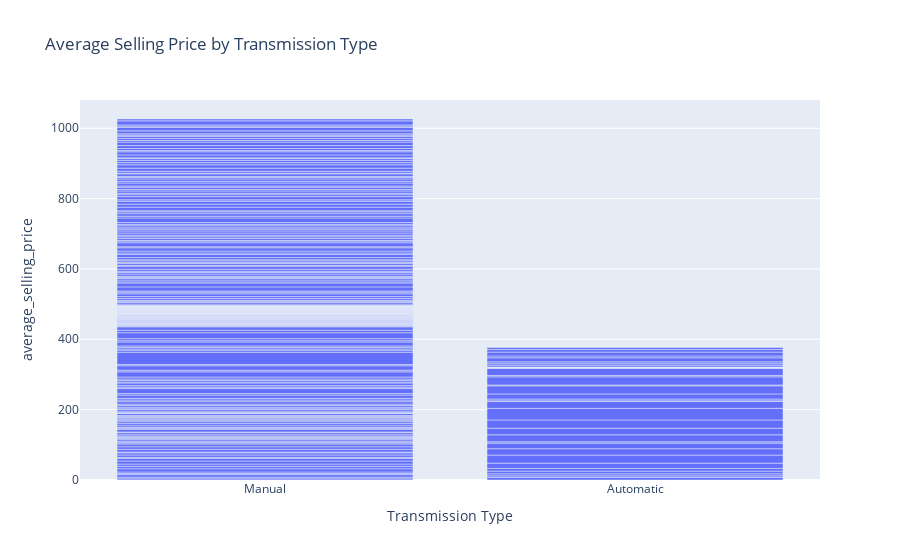

This figure's notebook cell:
### Code cell
fig = px.bar(df_analyst, x='Transmission', y='Selling_Price', 
             labels={'Selling_Price': 'average_selling_price', 'Transmission': 'Transmission Type'},
             title='Average Selling Price by Transmission Type')
fig.show()

### Figure 1 — Plotly figure (JSON) as saved in the notebook; plotly's stock layout.template omitted (floating-point values rounded to 4 significant figures; data arrays with more than 128 entries replaced by an {"elided": "..."} marker saying what was removed)
{"data": [{"alignmentgroup": "True", "hovertemplate": "Transmission Type=%{x}<br>average_selling_price=%{y}<extra></extra>", "legendgroup": "", "marker": {"color": "#636efa", "pattern": {"shape": ""}}, "name": "", "offsetgroup": "", "orientation": "v", "showlegend": false, "textposition": "auto", "type": "bar", "x": {"elided": "301 str values"}, "xaxis": "x", "y": {"elided": "301 float values"}, "yaxis": "y"}], "layout": {"autosize": true, "barmode": "relative", "legend": {"tracegroupgap": 0}, "title": {"text": "Average Selling Price by Transmission Type"}, "xaxis": {"anchor": "y", "autorange": true, "domain": [0, 1], "range": [-0.5, 1.5], "title": {"text": "Transmission Type"}, "type": "category"}, "yaxis": {"anchor": "x", "autorange": true, "domain": [0, 1], "range": [0, 1080.0], "title": {"text": "average_selling_price"}, "type": "linear"}}}
